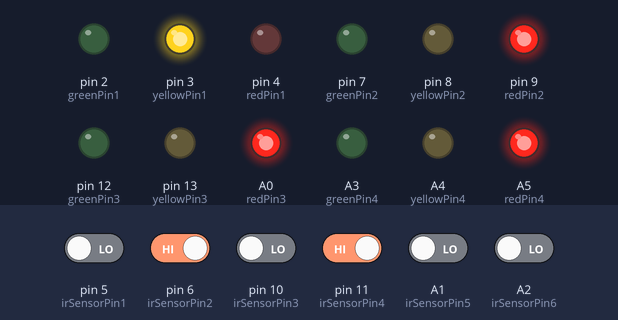
This sketch was run on a simulated Arduino Nano, built with avr-gcc and run on an emulated ATmega328P. Shown: output pins drawn as LEDs (lit = HIGH). The inputs (shaded band) are chosen by the test bench; at power-on: pin 6 (irSensorPin2), pin 11 (irSensorPin4) HIGH, A1 (irSensorPin5), A2 (irSensorPin6), pin 5 (irSensorPin1), pin 10 (irSensorPin3) LOW.

Above: at 6.1 s.
At 50.4 s:
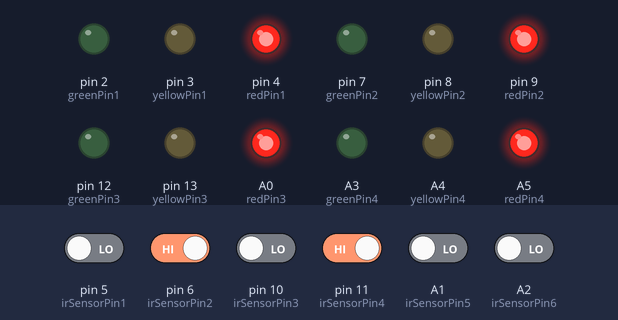
50.5 s: pin 5 (irSensorPin1) driven LOW
At 52.9 s:
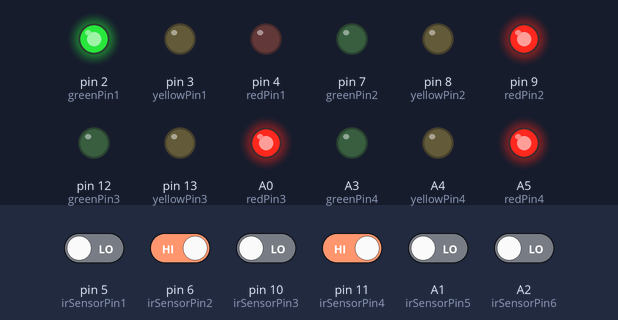
Timing chart, 0 to 59.5 s (numbered marks = the images above; inputs shaded):
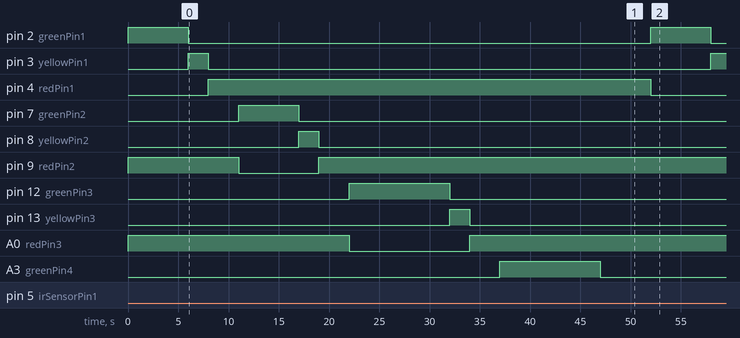

The sketch:

4way_sensors.ino
```cpp
const int greenPin1 = 2;
const int yellowPin1 = 3;
const int redPin1 = 4;
const int irSensorPin1 = 5;  // Change this to the actual pin for the first IR sensor module for the first set
const int irSensorPin2 = 6;  // Change this to the actual pin for the second IR sensor module for the first set


const int greenPin2 = 7;
const int yellowPin2 = 8;
const int redPin2 = 9;
const int irSensorPin3 = 10;  // Change this to the actual pin for the first IR sensor module for the second set
const int irSensorPin4 = 11;  // Change this to the actual pin for the second IR sensor module for the second set


const int greenPin3 = 12;
const int yellowPin3 = 13;
const int redPin3 = A0;
const int irSensorPin5 = A1;  // Change this to the actual pin for the first IR sensor module for the third set
const int irSensorPin6 = A2;  // Change this to the actual pin for the second IR sensor module for the third set

const int greenPin4 = A3;
const int yellowPin4 = A4;
const int redPin4 = A5;
const int irSensorPin7 = A6;  // Change this to the actual pin for the first IR sensor module for the fourth set
const int irSensorPin8 = A7;  // Change this to the actual pin for the second IR sensor module for the fourth set

void setup() {
  pinMode(greenPin1, OUTPUT);
  pinMode(yellowPin1, OUTPUT);
  pinMode(redPin1, OUTPUT);
  pinMode(irSensorPin1, INPUT);
  pinMode(irSensorPin2, INPUT);

  pinMode(greenPin2, OUTPUT);
  pinMode(yellowPin2, OUTPUT);
  pinMode(redPin2, OUTPUT);
  pinMode(irSensorPin3, INPUT);
  pinMode(irSensorPin4, INPUT);

  pinMode(greenPin3, OUTPUT);
  pinMode(yellowPin3, OUTPUT);
  pinMode(redPin3, OUTPUT);
  pinMode(irSensorPin5, INPUT);
  pinMode(irSensorPin6, INPUT);

  pinMode(greenPin4, OUTPUT);
  pinMode(yellowPin4, OUTPUT);
  pinMode(redPin4, OUTPUT);
  pinMode(irSensorPin7, INPUT);
  pinMode(irSensorPin8, INPUT);
}

void loop() {
  // Initialize all lights to red
  digitalWrite(greenPin1, LOW);
  digitalWrite(yellowPin1, LOW);
  digitalWrite(redPin1, HIGH);

  digitalWrite(greenPin2, LOW);
  digitalWrite(yellowPin2, LOW);
  digitalWrite(redPin2, HIGH);

  digitalWrite(greenPin3, LOW);
  digitalWrite(yellowPin3, LOW);
  digitalWrite(redPin3, HIGH);

  digitalWrite(greenPin4, LOW);
  digitalWrite(yellowPin4, LOW);
  digitalWrite(redPin4, HIGH);

  // Check the state of the IR sensors for the first set of traffic lights
  bool isSensor1Blocked = (digitalRead(irSensorPin1) == LOW);
  bool isSensor2Blocked = (digitalRead(irSensorPin2) == LOW);

  // First set of traffic lights
  if (isSensor1Blocked && isSensor2Blocked) {
    digitalWrite(greenPin1, HIGH);
    digitalWrite(redPin1, LOW);
    delay(10000);  // 10 seconds green
  } else if (isSensor1Blocked || isSensor2Blocked) {
    digitalWrite(greenPin1, HIGH);
    digitalWrite(redPin1, LOW);
    delay(6000);  // 6 seconds green
  } else {
    digitalWrite(greenPin1, HIGH);
    digitalWrite(redPin1, LOW);
    delay(3000);  // 3 seconds green
  }

  // First set yellow light
  digitalWrite(greenPin1, LOW);
  digitalWrite(yellowPin1, HIGH);
  digitalWrite(redPin1, LOW);
  delay(2000);  // 2 seconds yellow

  // First set red light
  digitalWrite(yellowPin1, LOW);
  digitalWrite(redPin1, HIGH);
  delay(3000);  // 3 seconds red

  // Check the state of the IR sensors for the second set of traffic lights
  bool isSensor3Blocked = (digitalRead(irSensorPin3) == LOW);
  bool isSensor4Blocked = (digitalRead(irSensorPin4) == LOW);

  // Second set of traffic lights
  if (isSensor3Blocked && isSensor4Blocked) {
    digitalWrite(greenPin2, HIGH);
    digitalWrite(redPin2, LOW);
    delay(10000);  // 10 seconds green
  } else if (isSensor3Blocked || isSensor4Blocked) {
    digitalWrite(greenPin2, HIGH);
    digitalWrite(redPin2, LOW);
    delay(6000);  // 6 seconds green
  } else {
    digitalWrite(greenPin2, HIGH);
    digitalWrite(redPin2, LOW);
    delay(3000);  // 3 seconds green
  }

  // Second set yellow light
  digitalWrite(greenPin2, LOW);
  digitalWrite(yellowPin2, HIGH);
  digitalWrite(redPin2, LOW);
  delay(2000);  // 2 seconds yellow

  // Second set red light
  digitalWrite(yellowPin2, LOW);
  digitalWrite(redPin2, HIGH);
  delay(3000);  // 3 seconds red

  // Check the state of the IR sensors for the third set of traffic lights
  bool isSensor5Blocked = (digitalRead(irSensorPin5) == LOW);
  bool isSensor6Blocked = (digitalRead(irSensorPin6) == LOW);

  // Third set of traffic lights
  if (isSensor5Blocked && isSensor6Blocked) {
    digitalWrite(greenPin3, HIGH);
    digitalWrite(redPin3, LOW);
    delay(10000);  // 10 seconds green
  } else if (isSensor5Blocked || isSensor6Blocked) {
    digitalWrite(greenPin3, HIGH);
    digitalWrite(redPin3, LOW);
    delay(6000);  // 6 seconds green
  } else {
    digitalWrite(greenPin3, HIGH);
    digitalWrite(redPin3, LOW);
    delay(3000);  // 3 seconds green
  }

  // Third set yellow light
  digitalWrite(greenPin3, LOW);
  digitalWrite(yellowPin3, HIGH);
  digitalWrite(redPin3, LOW);
  delay(2000);  // 2 seconds yellow

  // Third set red light
  digitalWrite(yellowPin3, LOW);
  digitalWrite(redPin3, HIGH);
  delay(3000);  // 3 seconds red

  // Check the state of the IR sensors for the fourth set of traffic lights
  bool isSensor7Blocked = (digitalRead(irSensorPin7) == LOW);
  bool isSensor8Blocked = (digitalRead(irSensorPin8) == LOW);

  // Fourth set of traffic lights
  if (isSensor7Blocked && isSensor8Blocked) {
    digitalWrite(greenPin4, HIGH);
    digitalWrite(redPin4, LOW);
    delay(10000);  // 10 seconds green
  } else if (isSensor7Blocked || isSensor8Blocked) {
    digitalWrite(greenPin4, HIGH);
    digitalWrite(redPin4, LOW);
    delay(6000);  // 6 seconds green
  } else {
    digitalWrite(greenPin4, HIGH);
    digitalWrite(redPin4, LOW);
    delay(3000);  // 3 seconds green
  }

  // Fourth set yellow light
  digitalWrite(greenPin4, LOW);
  digitalWrite(yellowPin4, HIGH);
  digitalWrite(redPin4, LOW);
  delay(2000);  // 2 seconds yellow

  // Fourth set red light
  digitalWrite(yellowPin4, LOW);
  digitalWrite(redPin4, HIGH);
  delay(3000);  // 3 seconds red
}
```
